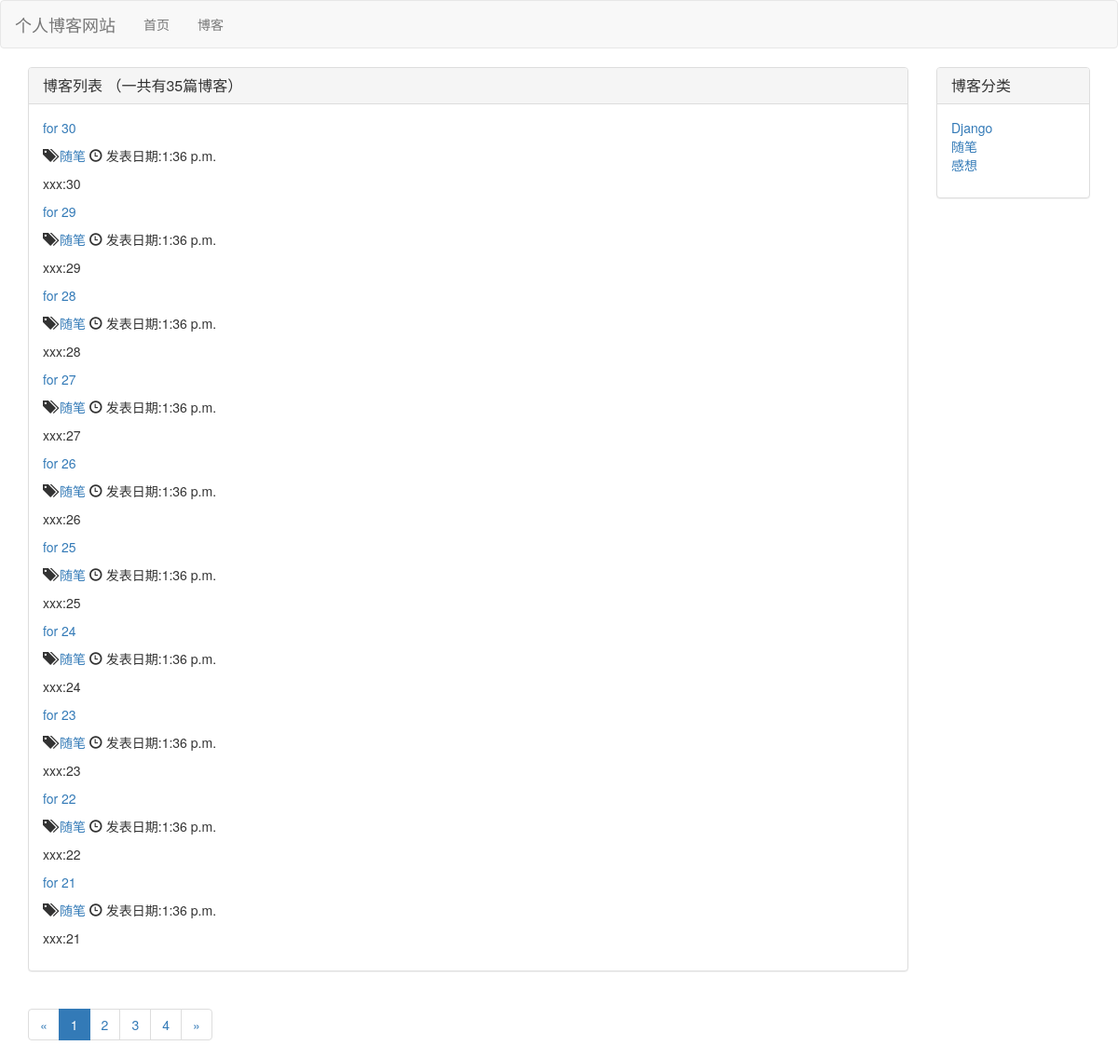
Screenshot of /blog/ with the database file from the repository.
### blog/models.py (models this page shows, shortened)
class Blog(models.Model):
    title = models.CharField(max_length=30)
    blog_type = models.ForeignKey(BlogType, on_delete=models.DO_NOTHING)
    content = models.TextField()
    author = models.ForeignKey(User, on_delete=models.DO_NOTHING)
    created_time = models.TimeField(auto_now_add=True)
    last_updated_time = models.TimeField(auto_now=True)
    class Meta:
        ordering = ['-created_time']

class BlogType(models.Model):
    type_name = models.CharField(max_length=15)
    def __str__(self):
        return self.type_name

### blog/views.py (the view)
# urls.py: path('', views.blog_list, name='blog_list'),
def blog_list(request):
    blogs_all_list = Blog.objects.all()
    paginator = Paginator(blogs_all_list, 10)#每10页分一页
    page_num = request.GET.get('page', 1)#获取URL页面参数（get请求）
    page_of_blogs = paginator.get_page(page_num)
    context = {}
    context['page_of_blogs'] = page_of_blogs
    context['blog_types'] = BlogType.objects.all()
    return render_to_response('blog/blog_list.html', context)

### blog/templates/blog/blog_list.html (shortened to what this page needs)
{% extends 'base.html' %}
{% load staticfiles %}
{% block header_extends %}
<link rel="stylesheet" href="{% static 'blog.css'%}">
{% endblock %}
{% block content %}
<div class="container">
    <div class="row">
        <div class="col-xs-12 col-sm-8 col-md-8 col-lg-10">
            <div class="panel panel-default">
                <div class="panel-heading">
                <h3 class="panel-title">博客列表 （一共有{{ page_of_blogs.paginator.count}}篇博客）
                </h3>
                </div>
                <div class="panel-body">
                    {% for blog in page_of_blogs.object_list %}
                    <a href="{% url 'blog_detail' blog.pk %}">
                        <p>{{ blog.title }}</p></a>
                    <p class="blog-info">
                        <span class="glyphicon glyphicon-tags" aria-hidden="true"></span>
                        <a href="{%url 'blog_with_type' blog.blog_type.pk%}">
                            {{blog.blog_type}}</a>
                        <span class=" glyphicon glyphicon-time" aria-hidden="true"></span>
                            发表日期:{{blog.created_time}}
                    </p>
                    <p>{{ blog.content|truncatechars:30 }}</p>
                    {% endfor %}
                    </div>
                </div>
                <nav aria-label="Page navigation">
                  <ul class="pagination">
                    <li>
                        {% if page_of_blogs.has_previous %}
                        <a href="?page={{ page_of_blogs.previous_page_number}}" aria-label="Previous">
                        <span aria-hidden="true">&laquo;</span>
                        </a>
                        {% else %}
                        <span aria-hidden="true">&laquo;</span>
                        {% endif %}
                    </li>
                      {% for page_num in page_of_blogs.paginator.page_range %}
                        {% if page_num == page_of_blogs.number %}
                      <li class="active"><a href="?page={{ page_num }}">{{ page_num }}</a></li>
                        {% else %}
                      <li><a href="?page={{ page_num }}">{{ page_num }}</a></li>
                        {% endif %}
                      {% endfor %}
                    <li>
                       {% if page_of_blogs.has_next %}
                        <a href="?page={{ page_of_blogs.next_page_number}}" aria-label="Next">
                        <span aria-hidden="true">&raquo;</span>
                        </a>
                        {% else %}
                        <span aria-hidden="true">&raquo;</span>
                        {% endif %}
                    </li>
                  </ul>
                </nav>
        </div>
        <div class="hidden-xs col-sm-4 col-md-4 col-lg-2">
            <div class="panel panel-default">
                <div class="panel-heading">
                <h3 class="panel-title">博客分类</h3>
                </div>
                <div class="panel-body">
                    <ul class="blog-type">
                    {% for blog_type in blog_types %}
                    <li>
                        <a href="{%url 'blog_with_type' blog_type.pk%}">
                            {{blog_type.type_name}}
                        </a>
                    </li>
                    {% empty %}
                    <li>暂无分类</li>
                    {% endfor %}
                    </ul>
              </div>
            </div>
        </div>
    </div>
</div>
{% endblock %}

### templates/base.html (shortened to what this page needs)
{% load staticfiles %}
<html lang="zh-CN">
<head>
    <link rel="stylesheet" href="{% static 'base.css' %}">
    <link rel="stylesheet" href="{% static 'bootstrap-3.3.7/css/bootstrap.min.css' %}">
    {% block header_extends %}{% endblock %}
</head>
<body>
    <div class="navbar navbar-default"role="navigation">
        <div class="container-fluid">
            <div class="navbar-header">
                <a class="navbar-brand" href="{%url 'home' %}">个人博客网站
                </a>
            </div>
            <div id="navbar-collapse" class="collapse navbar-collapse">
                <ul class="nav navbar-nav">
                    <li><a href="/">首页</a></li>
                    <li><a href="{% url 'blog_list' %}">博客</a></li>
                </ul>
            </div>
        </div>
    </div>
    {% block content %}{% endblock %}
</body>
</html>

### static/base.css (style rules this page uses)
body { margin: 0; padding: 0; }

### blog/static/blog.css (style rules this page uses)
ul.blog-type { list-style-type: none; padding: initial; }

### rows the page displays
Blog: title "for 30", blog_type "随笔", created_time "1:36 p.m.", content "xxx:30"
Blog: title "for 29", blog_type "随笔", created_time "1:36 p.m.", content "xxx:29"
Blog: title "for 28", blog_type "随笔", created_time "1:36 p.m.", content "xxx:28"
Blog: title "for 27", blog_type "随笔", created_time "1:36 p.m.", content "xxx:27"
Blog: title "for 26", blog_type "随笔", created_time "1:36 p.m.", content "xxx:26"
Blog: title "for 25", blog_type "随笔", created_time "1:36 p.m.", content "xxx:25"
Blog: title "for 24", blog_type "随笔", created_time "1:36 p.m.", content "xxx:24"
Blog: title "for 23", blog_type "随笔", created_time "1:36 p.m.", content "xxx:23"
Blog: title "for 22", blog_type "随笔", created_time "1:36 p.m.", content "xxx:22"
Blog: title "for 21", blog_type "随笔", created_time "1:36 p.m.", content "xxx:21"
BlogType: type_name "Django"
BlogType: type_name "随笔"
BlogType: type_name "感想"

### other values shown
{{ page_of_blogs.paginator.count }} "35"
{{ page_num }} "1"
{{ page_num }} "2" "3" "4"
